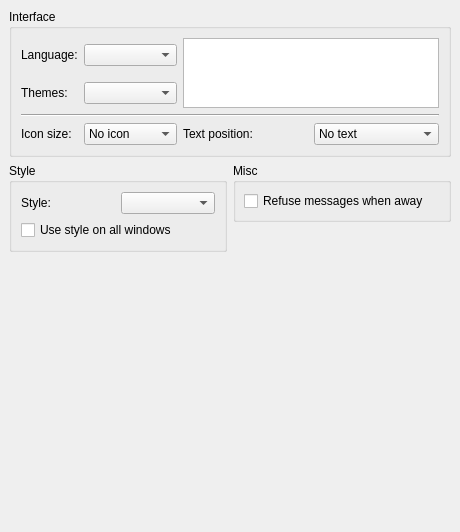
     <widget class="QWidget" name="pageMisc" >
      <layout class="QGridLayout" >
       <property name="margin" >
        <number>9</number>
       </property>
       <property name="spacing" >
        <number>6</number>
       </property>
       <item row="0" column="0" colspan="2" >
        <widget class="QGroupBox" name="groupInterface" >
         <property name="title" >
          <string>Interface</string>
         </property>
         <layout class="QGridLayout" >
          <property name="margin" >
           <number>9</number>
          </property>
          <property name="spacing" >
           <number>6</number>
          </property>
          <item row="1" column="0" >
           <widget class="QLabel" name="lblTheme" >
            <property name="enabled" >
             <bool>true</bool>
            </property>
            <property name="text" >
             <string>Themes:</string>
            </property>
            <property name="textFormat" >
             <enum>Qt::PlainText</enum>
            </property>
            <property name="buddy" >
             <cstring>cmbIconTheme</cstring>
            </property>
           </widget>
          </item>
          <item row="2" column="0" colspan="4" >
           <widget class="Line" name="line" >
            <property name="orientation" >
             <enum>Qt::Horizontal</enum>
            </property>
           </widget>
          </item>
          <item row="3" column="2" >
           <widget class="QLabel" name="lblMenuText" >
            <property name="text" >
             <string>Text position:</string>
            </property>
            <property name="textFormat" >
             <enum>Qt::PlainText</enum>
            </property>
            <property name="buddy" >
             <cstring>cmbMenuText</cstring>
            </property>
           </widget>
          </item>
          <item row="3" column="3" >
           <widget class="QComboBox" name="cmbMenuText" >
            <property name="currentIndex" >
             <number>0</number>
            </property>
            <item>
             <property name="text" >
              <string>No text</string>
             </property>
            </item>
            <item>
             <property name="text" >
              <string>Beside icon</string>
             </property>
            </item>
            <item>
             <property name="text" >
              <string>Below icon</string>
             </property>
            </item>
           </widget>
          </item>
          <item row="3" column="0" >
           <widget class="QLabel" name="lblMenuIconSize" >
            <property name="text" >
             <string>Icon size:</string>
            </property>
            <property name="textFormat" >
             <enum>Qt::PlainText</enum>
            </property>
            <property name="buddy" >
             <cstring>cmbMenuIcons</cstring>
            </property>
           </widget>
          </item>
          <item row="3" column="1" >
           <widget class="QComboBox" name="cmbMenuIcons" >
            <property name="currentIndex" >
             <number>0</number>
            </property>
            <item>
             <property name="text" >
              <string>No icon</string>
             </property>
            </item>
            <item>
             <property name="text" >
              <string>Small icons</string>
             </property>
            </item>
            <item>
             <property name="text" >
              <string>Big icons</string>
             </property>
            </item>
           </widget>
          </item>
          <item rowspan="2" row="0" column="2" colspan="2" >
           <widget class="QListWidget" name="lstTheme" >
            <property name="minimumSize" >
             <size>
              <width>74</width>
              <height>70</height>
             </size>
            </property>
            <property name="maximumSize" >
             <size>
              <width>458</width>
              <height>70</height>
             </size>
            </property>
            <property name="sizeIncrement" >
             <size>
              <width>32</width>
              <height>32</height>
             </size>
            </property>
            <property name="baseSize" >
             <size>
              <width>74</width>
              <height>70</height>
             </size>
            </property>
            <property name="verticalScrollBarPolicy" >
             <enum>Qt::ScrollBarAlwaysOff</enum>
            </property>
            <property name="horizontalScrollBarPolicy" >
             <enum>Qt::ScrollBarAlwaysOff</enum>
            </property>
            <property name="selectionMode" >
             <enum>QAbstractItemView::NoSelection</enum>
            </property>
            <property name="iconSize" >
             <size>
              <width>32</width>
              <height>32</height>
             </size>
            </property>
            <property name="gridSize" >
             <size>
              <width>32</width>
              <height>32</height>
             </size>
            </property>
            <property name="viewMode" >
             <enum>QListView::IconMode</enum>
            </property>
           </widget>
          </item>
          <item row="0" column="0" >
           <widget class="QLabel" name="langLabel" >
            <property name="text" >
             <string>Language:</string>
            </property>
            <property name="textFormat" >
             <enum>Qt::PlainText</enum>
            </property>
            <property name="buddy" >
             <cstring>languageBox</cstring>
            </property>
           </widget>
          </item>
          <item row="0" column="1" >
           <widget class="QComboBox" name="languageBox" />
          </item>
          <item row="1" column="1" >
           <widget class="QComboBox" name="cmbIconTheme" >
            <property name="minimumSize" >
             <size>
              <width>0</width>
              <height>0</height>
             </size>
            </property>
            <property name="whatsThis" >
             <string>&lt;h3>Themes&lt;/h3>&lt;p>Choose a themes for the icons.&lt;/p></string>
            </property>
           </widget>
          </item>
         </layout>
        </widget>
       </item>
       <item row="1" column="1" >
        <widget class="QGroupBox" name="groupMisc" >
         <property name="title" >
          <string>Misc</string>
         </property>
         <layout class="QGridLayout" >
          <property name="margin" >
           <number>8</number>
          </property>
          <property name="spacing" >
           <number>6</number>
          </property>
          <item row="0" column="0" >
           <widget class="QCheckBox" name="cbRefuseAway" >
            <property name="whatsThis" >
             <string>&lt;h3>Responder mode&lt;/h3>&lt;p>There are 2 kinds of responder&lt;p>&lt;p>&lt;b>Refuse,&lt;/b> in this mode, all the messages you receive while away are lost&lt;/p>&lt;p>&lt;b>Store,&lt;/b> in this mode, you can read you messages as if you were not marked away&lt;/p></string>
            </property>
            <property name="text" >
             <string>Refuse messages when away</string>
            </property>
           </widget>
          </item>
         </layout>
        </widget>
       </item>
       <item rowspan="2" row="1" column="0" >
        <widget class="QGroupBox" name="groupStyle" >
         <property name="title" >
          <string>Style</string>
         </property>
         <layout class="QGridLayout" >
          <property name="margin" >
           <number>9</number>
          </property>
          <property name="spacing" >
           <number>6</number>
          </property>
          <item row="1" column="0" colspan="2" >
           <widget class="QCheckBox" name="cbStyleForAll" >
            <property name="text" >
             <string>Use style on all windows</string>
            </property>
           </widget>
          </item>
          <item row="0" column="1" >
           <widget class="QComboBox" name="cmbStyle" />
          </item>
          <item row="0" column="0" >
           <widget class="QLabel" name="lblStyle" >
            <property name="text" >
             <string>Style:</string>
            </property>
           </widget>
          </item>
         </layout>
        </widget>
       </item>
       <item row="3" column="0" >
        <spacer>
         <property name="orientation" >
          <enum>Qt::Vertical</enum>
         </property>
         <property name="sizeHint" >
          <size>
           <width>20</width>
           <height>271</height>
          </size>
         </property>
        </spacer>
       </item>
       <item rowspan="2" row="2" column="1" >
        <spacer>
         <property name="orientation" >
          <enum>Qt::Vertical</enum>
         </property>
         <property name="sizeHint" >
          <size>
           <width>20</width>
           <height>301</height>
          </size>
         </property>
        </spacer>
       </item>
      </layout>
     </widget>
